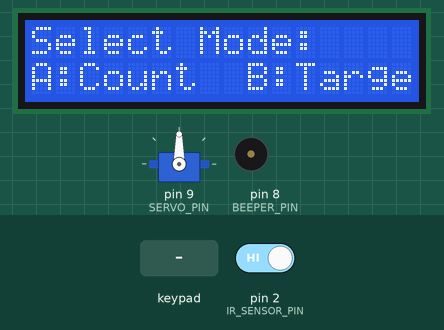
Simulated run of this sketch. Board: Arduino Uno, built with avr-gcc and run on an emulated ATmega328P. On the bench: servo, 16×2 character LCD, buzzer (waves = sounding, pin HIGH). The test bench sets the inputs (shaded band); at power-on: pin 2 (IR_SENSOR_PIN) HIGH. What the sketch prints to the serial monitor is not drawn.

Above: at 3.3 s.
3.4 s: key 'A' pressed
At 5.7 s:
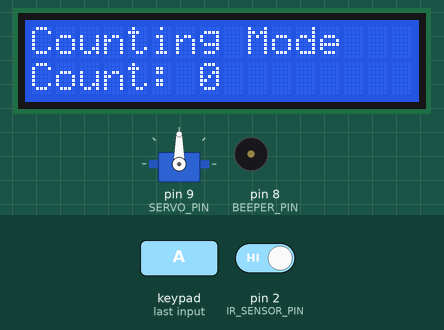
6.0 s: keypad keys 1 0 1 1 1 2 1 3 * pressed 0.4 s apart
At 11.3 s:
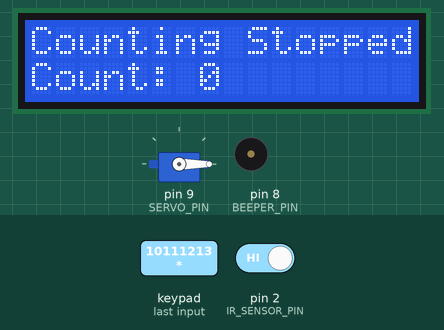
12.6 s: key 'D' pressed
At 14.3 s:
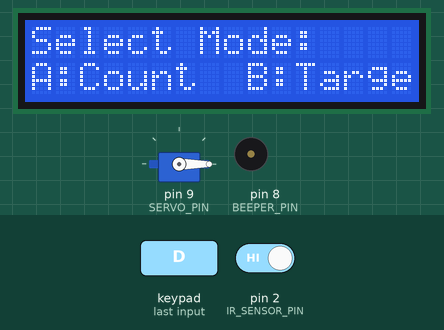
15.1 s: key 'B' pressed
At 16.3 s:
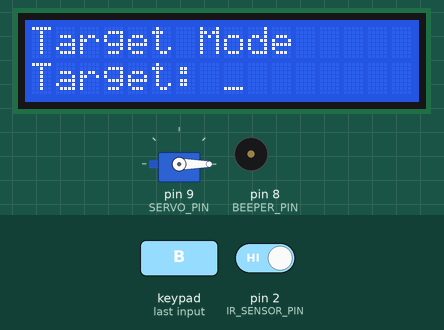
16.6 s: keypad keys 4 5 6 7 # pressed 0.4 s apart
At 20.4 s:
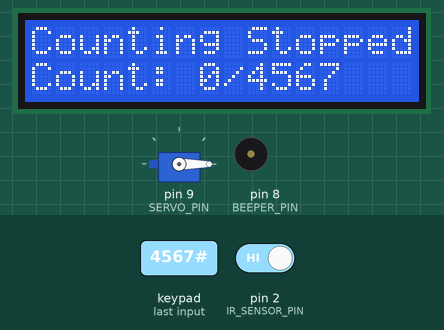
20.7 s: key 'C' pressed
At 21.7 s:
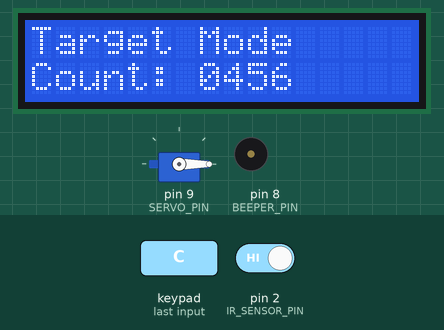
Timing chart, 0 to 23.7 s (numbered marks = the images above; inputs shaded):
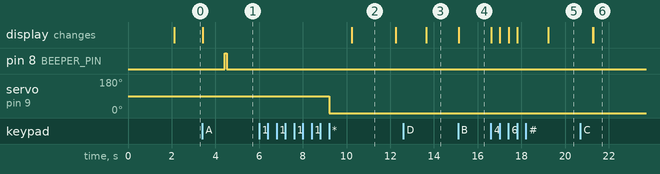

Measured:
- after the input at 3.4 s, pin 8 (BEEPER_PIN): LOW → HIGH after 1.0 s, → LOW 0.10 s later; the display: changes at once (image 1)
- after the input at 6.0 s, servo on pin 9 (SERVO_PIN): 90° → 0° after 3.2 s; the display: changes after 4.2 s (image 2)
- after the input at 12.6 s, the display: changes after 1.0 s (image 3)
- after the input at 15.1 s, the display: changes at once (image 4)
- after the input at 16.6 s, the display: first changes at once (image 5 shows a later state)
- after the input at 20.7 s, the display: first differs from a run without the input after 0.58 s (image 6)
- what the display in image 2 shows lasts 2.1 s, from 10.2 s to 12.3 s

The sketch:

arduino-uno.ino
```cpp
#include <LiquidCrystal_I2C.h>
#include <Servo.h>
#include <Keypad.h>
#include <SoftwareSerial.h>

// Pin definitions
#define IR_SENSOR_PIN 2
#define BEEPER_PIN 8
#define SERVO_PIN 9
#define ESP_RX 0  // Arduino's RX pin connected to ESP32's TX
#define ESP_TX 1  // Arduino's TX pin connected to ESP32's RX

// Keypad setup
const byte ROWS = 4;
const byte COLS = 4;
char keys[ROWS][COLS] = {
  {'1', '2', '3', 'A'},
  {'4', '5', '6', 'B'},
  {'7', '8', '9', 'C'},
  {'*', '0', '#', 'D'}
};
byte rowPins[ROWS] = {4, 5, 6, 7};
byte colPins[COLS] = {10, 11, 12, 13};
Keypad keypad = Keypad(makeKeymap(keys), rowPins, colPins, ROWS, COLS);

// LCD Display setup
LiquidCrystal_I2C lcd(0x27, 16, 2);

// Servo setup
Servo doorServo;
bool doorIsOpen = false;

// Enum for operation modes
enum OperationMode {
  MAIN_MENU,
  COUNTING_MODE,
  TARGET_MODE
};

// Variables
OperationMode currentMode = MAIN_MENU;
int chikooCount = 0;
int targetCount = 0;
unsigned long lastChikooTime = 0;
const int debounceTime = 1000;  // 1 second debounce for IR sensor
bool newChikooDetected = false;

void setup() {
  // Initialize Serial for debugging
  Serial.begin(9600);

  // Initialize pins
  pinMode(IR_SENSOR_PIN, INPUT);
  pinMode(BEEPER_PIN, OUTPUT);

  // Initialize servo - attach but don't move yet
  doorServo.attach(SERVO_PIN);

  // Initialize LCD
  lcd.init();
  lcd.backlight();

  // Welcome message
  lcd.setCursor(0, 0);
  lcd.print("Chikoo Counter");
  lcd.setCursor(0, 1);
  lcd.print("Ready to start");
  delay(2000);

  displayMainMenu();
}

void loop() {
  // Check for chikoo detection from ESP32
  if (Serial.available() > 0) {
    char inChar = Serial.read();
    if (inChar == 'D') {  // 'D' for Detection
      newChikooDetected = true;
      chikooDetected();
    }
  }

  // Check IR sensor for chikoo passing
  checkIRSensor();

  // Check keypad input
  char key = keypad.getKey();
  if (key) {
    handleKeypadInput(key);
  }

  // State machine for different modes
  switch (currentMode) {
    case MAIN_MENU:
      // Main menu is handled in handleKeypadInput
      break;

    case COUNTING_MODE:
      // Basic counting mode operations
      break;

    case TARGET_MODE:
      // Target counting mode
      // Check if target has been reached
      if (chikooCount >= targetCount && targetCount > 0 && doorIsOpen) {
        beep(3);  // Triple beep to indicate target reached
        lcd.clear();
        lcd.setCursor(0, 0);
        lcd.print("Target Reached!");
        lcd.setCursor(0, 1);
        lcd.print("Count: ");
        lcd.print(chikooCount);

        // Close door when target is reached
        closeDoor();

        delay(2000);
        updateDisplay();
      }
      break;
  }
}

void chikooDetected() {
  // ESP32 has detected a chikoo
  if (!doorIsOpen) {
    openDoor();
  }

  beep(1);  // Single beep for detection
}

void checkIRSensor() {
  // Check if IR sensor detects a chikoo passing
  if (digitalRead(IR_SENSOR_PIN) == LOW) {  // Assuming LOW = object detected
    unsigned long currentTime = millis();

    // Debounce to avoid multiple counts
    if (currentTime - lastChikooTime > debounceTime) {
      if (newChikooDetected) {
        chikooCount++;
        updateDisplay();
        newChikooDetected = false;  // Reset detection flag

        // Tell ESP32 the chikoo was counted
        Serial.println("C");  // 'C' for Counted
      }
      lastChikooTime = currentTime;
    }
  }
}

void handleKeypadInput(char key) {
  Serial.println(key);

  switch (currentMode) {
    case MAIN_MENU:
      switch (key) {
        case 'A':  // Switch to counting mode
          currentMode = COUNTING_MODE;
          chikooCount = 0;
          updateDisplay();
          openDoor();  // Open door when starting counting mode
          beep(1);
          break;

        case 'B':  // Switch to target mode
          currentMode = TARGET_MODE;
          chikooCount = 0;
          targetCount = 0;  // Reset target count for new input
          lcd.clear();
          lcd.setCursor(0, 0);
          lcd.print("Target Mode");
          lcd.setCursor(0, 1);
          lcd.print("Target: _      ");
          break;
      }
      break;

    case COUNTING_MODE:
      switch (key) {
        case '*':  // Stop counting and close door
          closeDoor();
          lcd.clear();
          lcd.setCursor(0, 0);
          lcd.print("Counting Stopped");
          lcd.setCursor(0, 1);
          lcd.print("Count: ");
          lcd.print(chikooCount);
          delay(2000);
          updateDisplay();
          break;

        case '0':  // Restart counting
          chikooCount = 0;
          updateDisplay();
          if (!doorIsOpen) {
            openDoor();
          }
          break;

        case 'D':  // Return to main menu
          currentMode = MAIN_MENU;
          chikooCount = 0;
          closeDoor();
          displayMainMenu();
          break;
      }
      break;

    case TARGET_MODE:
      switch (key) {
        case '0':
        case '1':
        case '2':
        case '3':
        case '4':
        case '5':
        case '6':
        case '7':
        case '8':
        case '9':
          // Handle numeric inputs for target setting
          targetCount = targetCount * 10 + (key - '0');
          lcd.setCursor(8, 1);
          lcd.print(targetCount);
          lcd.print("      ");
          break;

        case 'C':  // Backspace for target input
          targetCount = targetCount / 10;  // Remove last digit
          lcd.setCursor(8, 1);
          if (targetCount > 0) {
            lcd.print(targetCount);
          } else {
            lcd.print("_");
          }
          lcd.print("      ");
          break;

        case 'D':  // Reset target input
          targetCount = 0;
          lcd.setCursor(8, 1);
          lcd.print("_      ");
          break;

        case '*':  // Confirm target and start counting
          if (targetCount > 0) {
            updateDisplay();
            openDoor();  // Open door to start counting
          }
          break;

        case '#':  // Stop counting and close door
          closeDoor();
          lcd.clear();
          lcd.setCursor(0, 0);
          lcd.print("Counting Stopped");
          lcd.setCursor(0, 1);
          lcd.print("Count: ");
          lcd.print(chikooCount);
          lcd.print("/");
          lcd.print(targetCount);
          delay(2000);
          updateDisplay();
          break;
      }
      break;
  }
}

void displayMainMenu() {
  lcd.clear();
  lcd.setCursor(0, 0);
  lcd.print("Select Mode:");
  lcd.setCursor(0, 1);
  lcd.print("A:Count  B:Target");
  currentMode = MAIN_MENU;
}

void updateDisplay() {
  lcd.clear();
  lcd.setCursor(0, 0);

  switch (currentMode) {
    case COUNTING_MODE:
      lcd.print("Counting Mode");
      lcd.setCursor(0, 1);
      lcd.print("Count: ");
      lcd.print(chikooCount);
      break;

    case TARGET_MODE:
      lcd.print("Target Mode");
      lcd.setCursor(0, 1);
      lcd.print("Count: ");
      lcd.print(chikooCount);

      if (targetCount > 0) {
        lcd.print("/");
        lcd.print(targetCount);
      }
      break;

    case MAIN_MENU:
      // Main menu display handled in displayMainMenu()
      break;
  }
}

void openDoor() {
  // Simple open - 90 degree turn
  doorServo.write(90);
  doorIsOpen = true;
  delay(1000); // Wait for movement to complete
}

void closeDoor() {
  // Simple close - back to 0 degrees
  doorServo.write(0);
  doorIsOpen = false;
  delay(1000); // Wait for movement to complete
}

void beep(int times) {
  for (int i = 0; i < times; i++) {
    digitalWrite(BEEPER_PIN, HIGH);
    delay(100);  // 100ms beep
    digitalWrite(BEEPER_PIN, LOW);

    if (i < times - 1) {
      delay(100);  // 100ms pause between beeps
    }
  }
}
```
